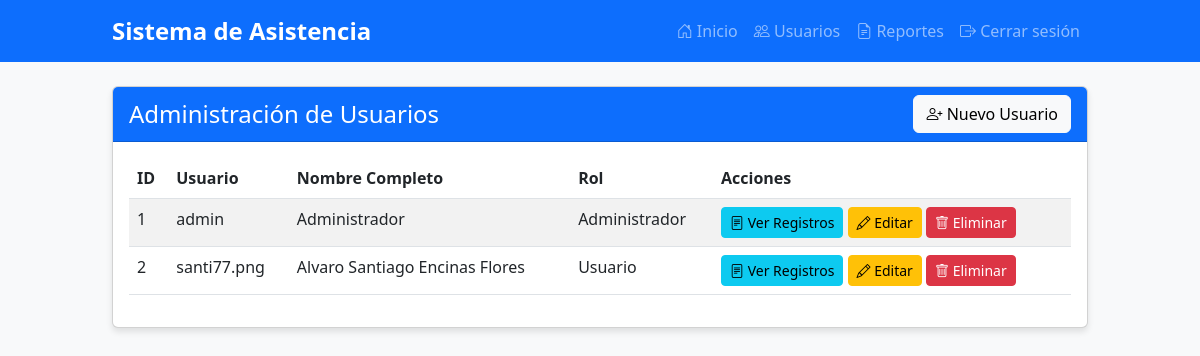
Page /admin (signed in) on the earlier database version.
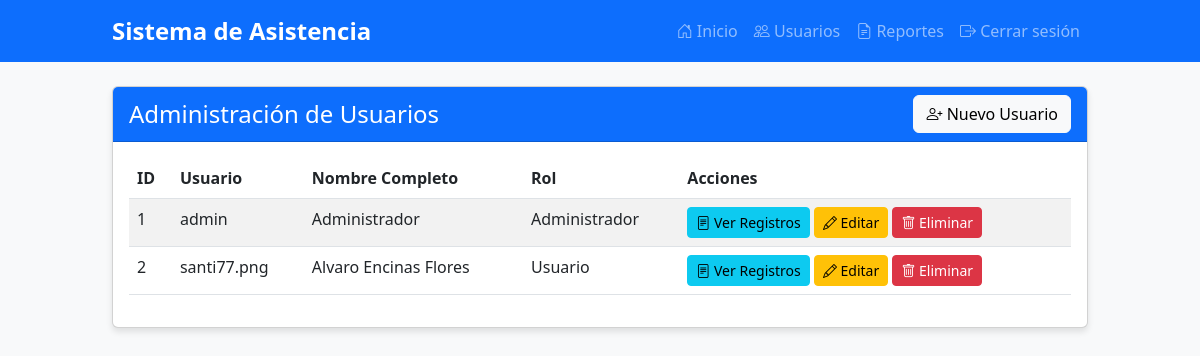
Same page on the later database version.
### tables this page shows
CREATE TABLE users (
        id INTEGER PRIMARY KEY AUTOINCREMENT,
        username TEXT UNIQUE NOT NULL,
        password TEXT NOT NULL,
        full_name TEXT NOT NULL,
        is_admin INTEGER DEFAULT 0
    );

### app.py (the view)
@app.route('/admin')
def admin():
    if 'user_id' not in session or not session.get('is_admin'):
        flash('Acceso no autorizado', 'error')
        return redirect(url_for('index'))
    users = database.get_users()
    return render_template('admin.html', users=users)

### database.py (called while the page is built)
def get_users():
    conn = sqlite3.connect('attendance.db')
    conn.row_factory = sqlite3.Row
    c = conn.cursor()
    c.execute("SELECT id, username, full_name, is_admin FROM users")
    users = c.fetchall()
    conn.close()
    return users

### templates/admin.html (shortened to what this page needs)
{% extends "layout.html" %}
{% block content %}
<div class="row">
    <div class="col-md-12">
        <div class="card">
            <div class="card-header bg-primary text-white d-flex justify-content-between align-items-center">
                <h4 class="mb-0">Administración de Usuarios</h4>
                <button class="btn btn-light" data-bs-toggle="modal" data-bs-target="#addUserModal">
                    <i class="bi bi-person-plus"></i> Nuevo Usuario
                </button>
            </div>
            <div class="card-body">
                <div class="table-responsive">
                    <table class="table table-striped">
                        <thead>
                            <tr>
                                <th>ID</th>
                                <th>Usuario</th>
                                <th>Nombre Completo</th>
                                <th>Rol</th>
                                <th>Acciones</th>
                            </tr>
                        </thead>
                        <tbody>
                            {% for user in users %}
                            <tr>
                                <td>{{ user.id }}</td>
                                <td>{{ user.username }}</td>
                                <td>{{ user.full_name }}</td>
                                <td>{{ 'Administrador' if user.is_admin else 'Usuario' }}</td>
                                <td>
                                    <a href="/admin/reports?user_id={{ user.id }}" class="btn btn-sm btn-info">
                                        <i class="bi bi-file-text"></i> Ver Registros
                                    </a>
                                    <a href="/admin/update_user/{{ user.id }}" class="btn btn-sm btn-warning">
                                        <i class="bi bi-pencil"></i> Editar
                                    </a>
                                    <button class="btn btn-sm btn-danger delete-user" data-id="{{ user.id }}" data-name="{{ user.full_name }}">
                                        <i class="bi bi-trash"></i> Eliminar
                                    </button>
                                </td>
                            </tr>
                            {% else %}
                            <tr>
                                <td colspan="5" class="text-center">No hay usuarios registrados</td>
                            </tr>
                            {% endfor %}
                        </tbody>
                    </table>
                </div>
            </div>
        </div>
    </div>
</div>
{% endblock %}

Differences in the rows shown:
changed users "santi77.png": full_name "Alvaro Santiago Encinas Flores" → "Alvaro Encinas Flores"
